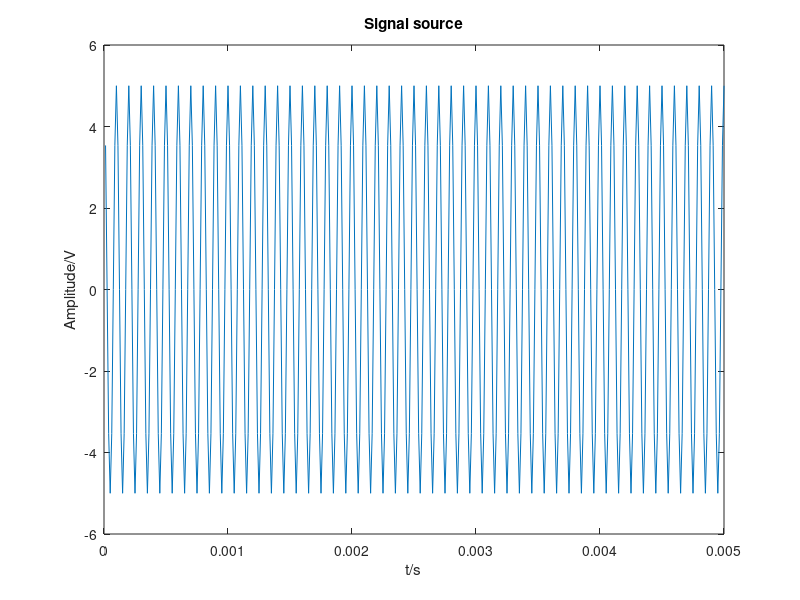
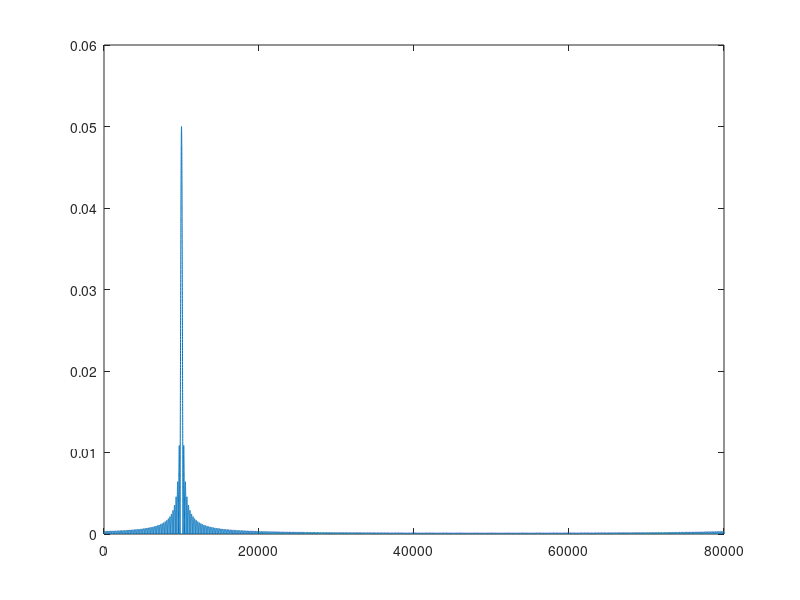

The MATLAB script that drew these images, in order: (Note: this script raises an error after producing the figures.)
clc;close all;clear;
%% CW signal source 
A = 5;
f = 10e3;
omega = 2*pi*f;
Phi = 0;%pi/3;
FS = 80e3;
Delta_T = 1/FS;
NFFT = FS;
T = 5e-3;
t1 = (1:T/Delta_T)*Delta_T;
signal_1 = A * exp(1i*(omega*t1+Phi));
t = t1;
Signal_source_time = signal_1;
figure;plot(t,real(Signal_source_time));
xlabel('t/s');ylabel('Amplitude/V');
title('Signal source')
Signal_source_Freq = fft(Signal_source_time,NFFT) * 2 / NFFT;
Fn=(0:NFFT-1) * NFFT / FS;
figure;plot(Fn,abs(Signal_source_Freq));
Signal_Power = Signal_source_time*Signal_source_time'/length(Signal_source_time);%单位:W

%% Transport Channel 
% h_Amplitude_1 = 0.7;
% h_Amplitude_2 = 0.5;
% h_Amplitude_3 = 0.35;
h_Amplitude = [0.9 -0.25 0.7 0.5 -0.15 0.35];%0.6;%[0.5 0.3];%
h_Timedelay = [0.2e-2 0.6e-2 0.75e-2,1e-2 1.1e-2 1.35e-2];%2e-2;%[0.3e-2 2e-2];
channel_time = 3e-2;
[CohenChannel,CohenChannel_time] = CohenChannel(FS,channel_time, h_Amplitude, h_Timedelay);
figure;plot(CohenChannel_time,CohenChannel);
% h_Timedelay_1 = 1e-2;
% h_Timedelay_2 = 2.2e-2;
% h_Timedelay_3 = 3.6e-2;
% R = 9e6;
% c= 3e8;
% h_Timedelay = R / c;
Signal_channel_time = conv(Signal_source_time,CohenChannel);
t_channel = (1:length(Signal_channel_time))*Delta_T;
figure;plot(t_channel,real(Signal_channel_time));
Noise_Power = 20;%单位:W
Channel_num = 1;
Noise_Gaussian = wgn(length(Signal_channel_time),Channel_num,Noise_Power,'linear');
t_Receive = t_channel;
Signal_Receive_time = Signal_channel_time + Noise_Gaussian';
figure;plot(t_Receive,real(Signal_Receive_time));
xlabel('t/s');ylabel('Amplitude/V');
title('Signal receive');
Signal_Receive_Freq = fft(Signal_Receive_time,NFFT) * 2 / NFFT;
figure;plot(Fn,abs(Signal_Receive_Freq));
Noise_Power_cal = Noise_Gaussian'*Noise_Gaussian/length(Noise_Gaussian);
SNR = 10*log10(Signal_Power/Noise_Power);
Noise_Var = var(Noise_Gaussian);
Noise_Mean = mean(Noise_Gaussian);
%%  Copy Correlator
CopyCorrelator = Signal_source_time;
CopyCorrelator_out = xcorr(Signal_Receive_time,CopyCorrelator);
CopyCorrelator_time_out = (1:length(CopyCorrelator_out))*Delta_T;
figure;plot(CopyCorrelator_time_out,abs(CopyCorrelator_out));
%% Adaptive correlator
% LMS algorithm
mu = 1.6;
M = 2000;
LMS_correlator_input = Signal_source_time;%repmat(Signal_source_time,1,length(Signal_Receive_time)/length(Signal_source_time));
LMS_correlator_desire = Signal_Receive_time(1:length(Signal_Receive_time)/length(Signal_source_time):end);
LMS_correlator = dsp.LMSFilter(length(Signal_Receive_time),'Method','Normalized LMS','StepSize',mu);
[LMS_correlator_system,LMS_correlator_error,LMS_correlator_weights] = LMS_correlator(LMS_correlator_input',LMS_correlator_desire');
figure;plot((1:length(LMS_correlator_system)),LMS_correlator_desire');
figure;plot((1:length(LMS_correlator_system)),LMS_correlator_system);
% [LMS_correlator_system,LMS_correlator_error,LMS_correlator_weights] = LMS(LMS_correlator_input',LMS_correlator_desire',mu,M);
LMS_correlator_out = xcorr(Signal_Receive_time,LMS_correlator_system);
LMS_correlator_time_out = (1:length(LMS_correlator_out))*Delta_T;
figure;plot(LMS_correlator_time_out,abs(LMS_correlator_out));





